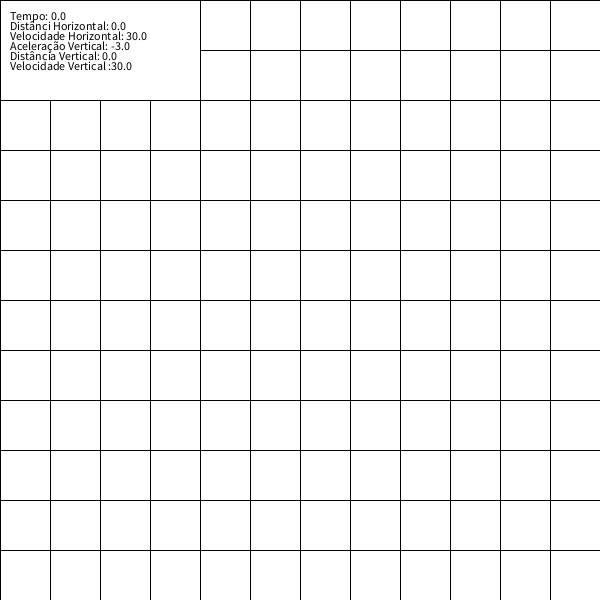
Frame 1 (no input)
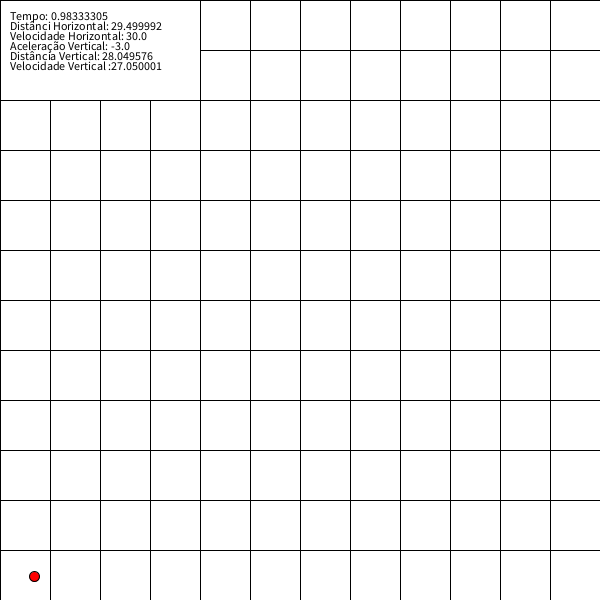
Frame 60 (the mouse pressed at the canvas centre just before this capture)
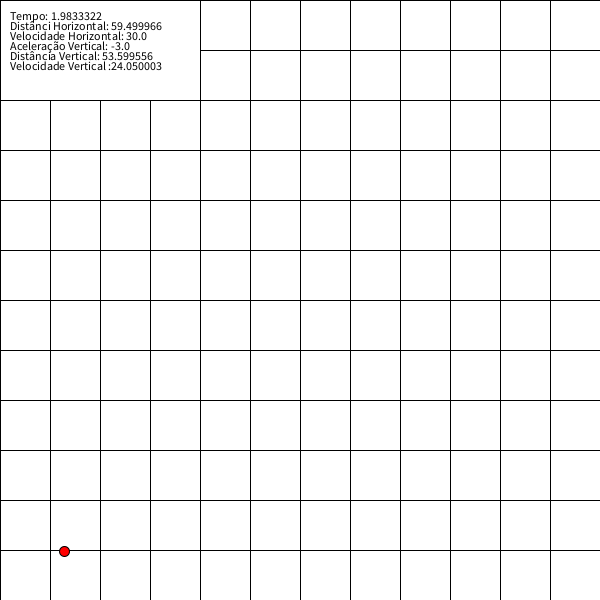
Frame 120 (the mouse held since frame 60 and released just before this capture)

The Processing sketch that drew these frames (run headless with seeded random() and noise(); from frame 60 on, the mouse is pressed at the canvas centre):

// Processing sketch: Calculo_Balistico
// ── Calculo_Balistico.pde
float dAtualX;
float dAtualY;
float vAtualX = 30;
float vAtualY = 30;
float tAtual = 0;
float Acell = -3;  
float VinicialY = vAtualY;
float VelocidadeV;

void setup(){
  size(600,600);
  mostraMundo();
}

void draw(){
  dAtualX = (MRU(vAtualX, tAtual));
  dAtualY = (MRUV(vAtualY, Acell ,tAtual));
  VelocidadeV = VelocidadeVertical(VinicialY, Acell, tAtual);
  mostraMundo();
  exibeTexto();
  fill(255,0,0);
  ellipse(dAtualX + 5, height - dAtualY + 5 , 10, 10);
  tAtual+= 1.0 / 60;
}

void mostraMundo(){
  background(255);
  for(int i = 0; i < 12; i++){
    line(i*50,0,i*50,600);
    line(0,i*50, 600, i*50);
  }
}

float MRU(float v, float t){
  float d;
  d = v * t;
  return(d);
}

float MRUV(float v, float a, float t){
  float d;
  d = v * t + a * t * t / 2;
  return(d);
}

float VelocidadeVertical(float v1, float a, float t){
  return v1 + a * t;
}

float Velocidadehorizontal(float d, float t){
  return d * t; 
}

void exibeTexto(){
  fill(255);
  rect(0, 0, 200, 100);
  fill(0);
  text("Tempo: " + tAtual, 10, 20);
  text("Distânci Horizontal: " + dAtualX, 10, 30);
  text("Velocidade Horizontal: " + vAtualX, 10, 40);
  text("Aceleração Vertical: " + Acell, 10, 50);
  text("Distância Vertical: " + dAtualY, 10, 60);
  text("Velocidade Vertical :" + VelocidadeV, 10, 70);
}
